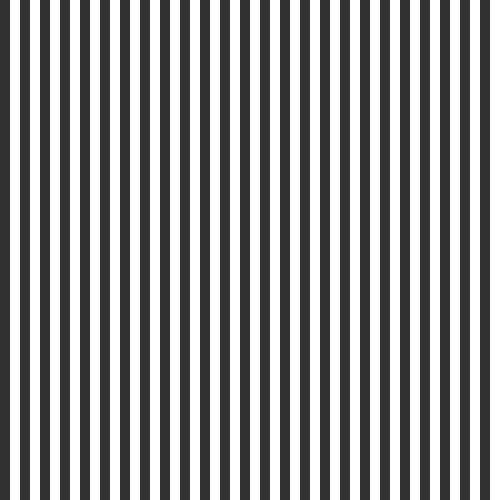
Frame 1 (no input)
Frame 60 (the mouse pressed at the canvas centre just before this capture): identical to frame 1, image omitted
Frame 120 (the mouse held since frame 60 and released just before this capture): identical to frame 1, image omitted

The Processing sketch that drew this single still picture (run headless with seeded random() and noise(); from frame 60 on, the mouse is pressed at the canvas centre):

// Processing sketch: processing_49428
// ── processing_49428.pde

Stripe [] stripe1 = new Stripe [30];

void setup () {

  size (500, 500);
  smooth ();
  noStroke ();

  for (int i = 0; i < stripe1.length; i++) {

    stripe1[i] = new Stripe (i*20, 10, 10);
  }
}

void draw () {

  background (50);

  for (int i = 0; i < stripe1.length; i++) {

    stripe1[i].drawStripe ();
  }
}



class Stripe {
  
  float x;
  float y;
  float r;
  
  Stripe (float xpos, float ypos, float s) {
    
    x = xpos;
    y = ypos;
    r = s;    
       
  }  
  
  void drawStripe () {

  fill (255);
  rect(x-10, y-10, r, height+20);
  
}

  
}
